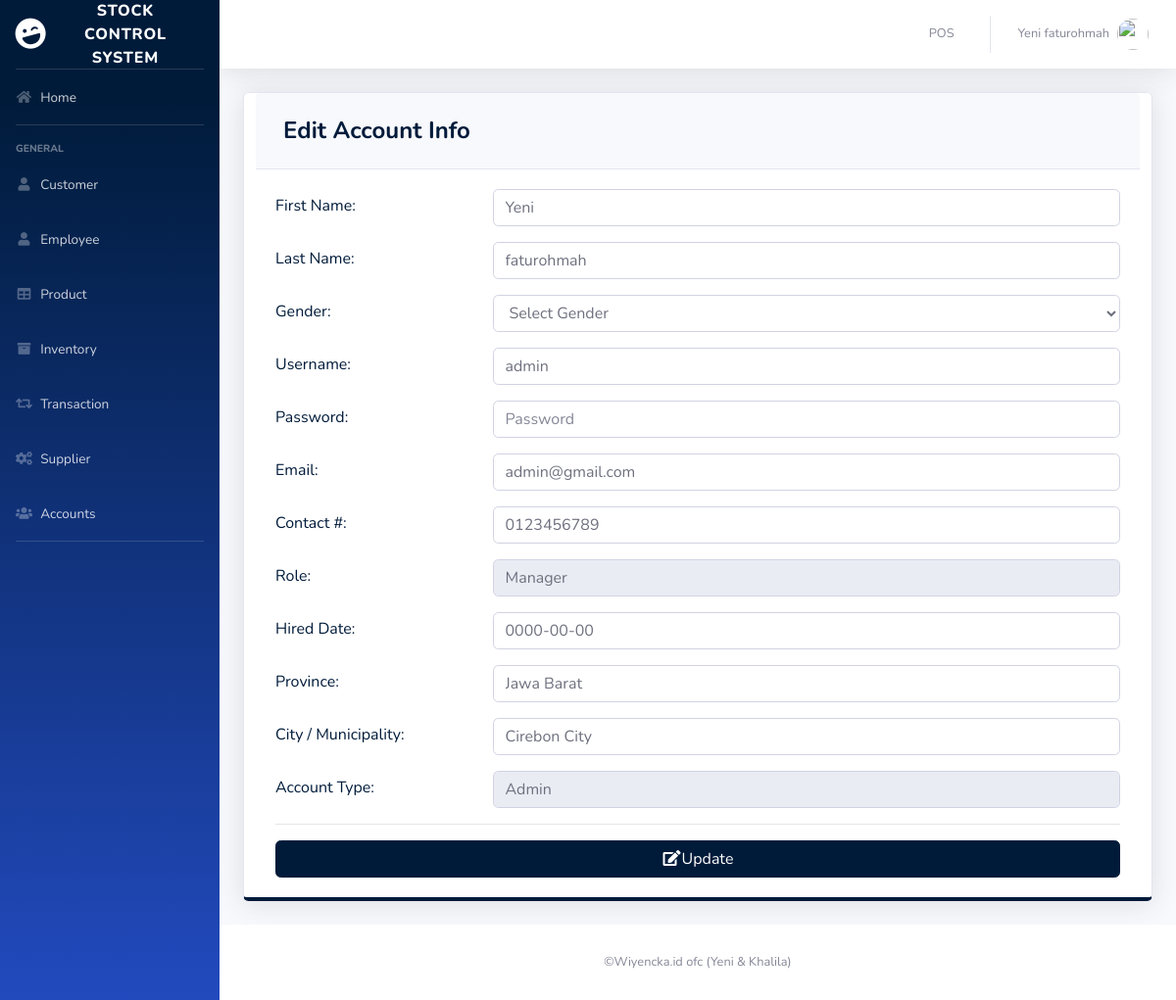
The page /php/settings.php (signed in) on the database its author committed.
### tables this page shows
CREATE TABLE `users` (
  `ID` int(11) NOT NULL,
  `EMPLOYEE_ID` int(11) DEFAULT NULL,
  `USERNAME` varchar(50) DEFAULT NULL,
  `PASSWORD` varchar(50) DEFAULT NULL,
  `TYPE_ID` int(11) DEFAULT NULL
);

CREATE TABLE `employee` (
  `EMPLOYEE_ID` int(11) NOT NULL,
  `FIRST_NAME` varchar(50) DEFAULT NULL,
  `LAST_NAME` varchar(50) DEFAULT NULL,
  `GENDER` varchar(50) DEFAULT NULL,
  `EMAIL` varchar(100) DEFAULT NULL,
  `PHONE_NUMBER` varchar(11) DEFAULT NULL,
  `JOB_ID` int(11) DEFAULT NULL,
  `HIRED_DATE` varchar(50) NOT NULL,
  `LOCATION_ID` int(11) DEFAULT NULL
);

CREATE TABLE `job` (
  `JOB_ID` int(11) NOT NULL,
  `JOB_TITLE` varchar(50) DEFAULT NULL
);

CREATE TABLE `location` (
  `LOCATION_ID` int(11) NOT NULL,
  `PROVINCE` varchar(100) DEFAULT NULL,
  `CITY` varchar(100) DEFAULT NULL
);

CREATE TABLE `type` (
  `TYPE_ID` int(11) NOT NULL,
  `TYPE` varchar(50) DEFAULT NULL
);

### php/settings.php (the view, shortened to what this page needs)
<?php
include '../include/connection.php';
include '../include/sidebar.php';
?>
<?php
        $query = "SELECT ID, e.FIRST_NAME, e.LAST_NAME, e.GENDER, USERNAME, PASSWORD, e.EMAIL, PHONE_NUMBER, j.JOB_TITLE, e.HIRED_DATE, t.TYPE, l.PROVINCE, l.CITY
                      FROM users u
                      join employee e on u.EMPLOYEE_ID = e.EMPLOYEE_ID
                      join job j on e.JOB_ID=j.JOB_ID
                      join location l on e.LOCATION_ID=l.LOCATION_ID
                      join type t on u.TYPE_ID=t.TYPE_ID
                      WHERE ID =".$_SESSION['MEMBER_ID'];
        $result = mysqli_query($db, $query) or die(mysqli_error($db));
          while($row = mysqli_fetch_array($result))
          {
                $a= $row['FIRST_NAME'];
                $b=$row['LAST_NAME'];
                $d=$row['USERNAME'];
                $f=$row['EMAIL'];
                $g=$row['PHONE_NUMBER'];
                $h=$row['JOB_TITLE'];
                $i=$row['HIRED_DATE'];
                $j=$row['PROVINCE'];
                $k=$row['CITY'];
                $l=$row['TYPE'];
          }
      ?>
        <div class="card shadow mb-4 col-xs-12 col-md-12 border-bottom-primary">
            <div class="card-header py-3">
              <h4 class="m-2 font-weight-bold text-primary">Edit Account Info</h4>
            </div>
            <div class="card-body">
            <form role="form" method="post" action="settings_edit.php">
              <div class="form-group row text-left text-primary">
                <div class="col-sm-3" style="padding-top: 5px;">
                 First Name:
                </div>
                <div class="col-sm-9">
                  <input class="form-control" placeholder="First Name" name="firstname" value="<?php echo $a; ?>" required>
                </div>
              </div>
              <div class="form-group row text-left text-primary">
                <div class="col-sm-3" style="padding-top: 5px;">
                 Last Name:
                </div>
                <div class="col-sm-9">
                  <input class="form-control" placeholder="Last Name" name="lastname" value="<?php echo $b; ?>" required>
                </div>
              </div>
              <div class="form-group row text-left text-primary">
                <div class="col-sm-3" style="padding-top: 5px;">
                 Gender:
                </div>
                <div class="col-sm-9">
                  <select class='form-control' name='gender' required>
                    <option value="" disabled selected hidden>Select Gender</option>
                  </select>
                </div>
              </div>
              <div class="form-group row text-left text-primary">
                <div class="col-sm-3" style="padding-top: 5px;">
                 Username:
                </div>
                <div class="col-sm-9">
                  <input class="form-control" placeholder="Username" name="username" value="<?php echo $d; ?>" required>
                </div>
              </div>
              <div class="form-group row text-left text-primary">
                <div class="col-sm-3" style="padding-top: 5px;">
                 Password:
                </div>
                <div class="col-sm-9">
                  <input type="password" class="form-control" placeholder="Password" name="password" value="" required>
                </div>
              </div>
              <div class="form-group row text-left text-primary">
                <div class="col-sm-3" style="padding-top: 5px;">
                 Email:
                </div>
                <div class="col-sm-9">
                  <input class="form-control" placeholder="Email" name="email" value="<?php echo $f; ?>" required>
                </div>
              </div>
              <div class="form-group row text-left text-primary">
                <div class="col-sm-3" style="padding-top: 5px;">
                 Contact #:
                </div>
                <div class="col-sm-9">
                   <input class="form-control" placeholder="Contact #" name="phone" value="<?php echo $g; ?>" required>
                </div>
              </div>
              <div class="form-group row text-left text-primary">
                <div class="col-sm-3" style="padding-top: 5px;">
                 Role:
                </div>
                <div class="col-sm-9">
                  <input class="form-control" placeholder="Role" name="role" value="<?php echo $h; ?>" readonly>
                </div>
              </div>
              <div class="form-group row text-left text-primary">
                <div class="col-sm-3" style="padding-top: 5px;">
                 Hired Date:
                </div>
                <div class="col-sm-9">
                  <input class="form-control" placeholder="Hired Date" name="hireddate" value="<?php echo $i; ?>" required>
                </div>
              </div>
              <div class="form-group row text-left text-primary">
                <div class="col-sm-3" style="padding-top: 5px;">
                 Province:
                </div>
                <div class="col-sm-9">
                  <input class="form-control" placeholder="Province" name="province" value="<?php echo $j; ?>" required>
                </div>
              </div>
              <div class="form-group row text-left text-primary">
                <div class="col-sm-3" style="padding-top: 5px;">
                 City / Municipality:
                </div>
                <div class="col-sm-9">
                  <input class="form-control" placeholder="City / Municipality" name="city" value="<?php echo $k; ?>" required>
                </div>
              </div>
              <div class="form-group row text-left text-primary">
                <div class="col-sm-3" style="padding-top: 5px;">
                  Account Type:
                </div>
                <div class="col-sm-9">
                  <input class="form-control" placeholder="Account Type" name="type" value="<?php echo $l; ?>" readonly>
                </div>
              </div>
              <hr>
                <button type="submit" class="btn btn-primary btn-block"><i class="fa fa-edit fa-fw"></i>Update</button>
              </form>
            </div>
          </div>
<?php
include '../include/footer.php';
?>

### rows shown on the page
users: firstname "Yeni", lastname "faturohmah", username "admin", email "admin@gmail.com", phone "0123456789", role "Manager", hireddate "0000-00-00", province "Jawa Barat", city "Cirebon City", type "Admin"

### other values the page prints
$_SESSION['FIRST_NAME'] "Yeni"
$_SESSION['LAST_NAME'] "faturohmah"
